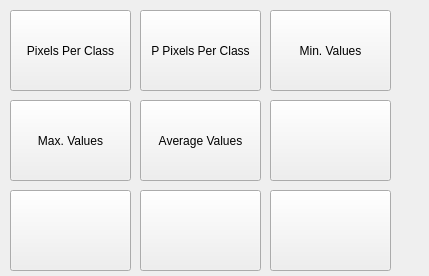
<?xml version="1.0" encoding="UTF-8"?>
<ui version="4.0">
 <class>StatisticsPanel</class>
 <widget class="QMainWindow" name="StatisticsPanel">
  <property name="geometry">
   <rect>
    <x>0</x>
    <y>0</y>
    <width>429</width>
    <height>276</height>
   </rect>
  </property>
  <property name="minimumSize">
   <size>
    <width>429</width>
    <height>276</height>
   </size>
  </property>
  <property name="maximumSize">
   <size>
    <width>429</width>
    <height>276</height>
   </size>
  </property>
  <property name="baseSize">
   <size>
    <width>429</width>
    <height>276</height>
   </size>
  </property>
  <property name="windowTitle">
   <string>StatisticPanel</string>
  </property>
  <widget class="QWidget" name="centralwidget">
   <widget class="QPushButton" name="PixelsPerClass">
    <property name="geometry">
     <rect>
      <x>10</x>
      <y>10</y>
      <width>121</width>
      <height>81</height>
     </rect>
    </property>
    <property name="text">
     <string>Pixels Per Class</string>
    </property>
   </widget>
   <widget class="QPushButton" name="PercentPixelPerClass">
    <property name="geometry">
     <rect>
      <x>140</x>
      <y>10</y>
      <width>121</width>
      <height>81</height>
     </rect>
    </property>
    <property name="text">
     <string>P Pixels Per Class</string>
    </property>
   </widget>
   <widget class="QPushButton" name="MinValues">
    <property name="geometry">
     <rect>
      <x>270</x>
      <y>10</y>
      <width>121</width>
      <height>81</height>
     </rect>
    </property>
    <property name="text">
     <string>Min. Values</string>
    </property>
   </widget>
   <widget class="QPushButton" name="MaxValues">
    <property name="geometry">
     <rect>
      <x>10</x>
      <y>100</y>
      <width>121</width>
      <height>81</height>
     </rect>
    </property>
    <property name="text">
     <string>Max. Values</string>
    </property>
   </widget>
   <widget class="QPushButton" name="AverageValues">
    <property name="geometry">
     <rect>
      <x>140</x>
      <y>100</y>
      <width>121</width>
      <height>81</height>
     </rect>
    </property>
    <property name="text">
     <string>Average Values</string>
    </property>
   </widget>
   <widget class="QPushButton" name="EmptyButton">
    <property name="geometry">
     <rect>
      <x>270</x>
      <y>100</y>
      <width>121</width>
      <height>81</height>
     </rect>
    </property>
    <property name="text">
     <string/>
    </property>
   </widget>
   <widget class="QPushButton" name="EmptyButton_2">
    <property name="geometry">
     <rect>
      <x>10</x>
      <y>190</y>
      <width>121</width>
      <height>81</height>
     </rect>
    </property>
    <property name="text">
     <string/>
    </property>
   </widget>
   <widget class="QPushButton" name="EmptyButton_3">
    <property name="geometry">
     <rect>
      <x>140</x>
      <y>190</y>
      <width>121</width>
      <height>81</height>
     </rect>
    </property>
    <property name="text">
     <string/>
    </property>
   </widget>
   <widget class="QPushButton" name="EmptyButton_4">
    <property name="geometry">
     <rect>
      <x>270</x>
      <y>190</y>
      <width>121</width>
      <height>81</height>
     </rect>
    </property>
    <property name="text">
     <string/>
    </property>
   </widget>
  </widget>
 </widget>
 <resources/>
 <connections/>
</ui>
